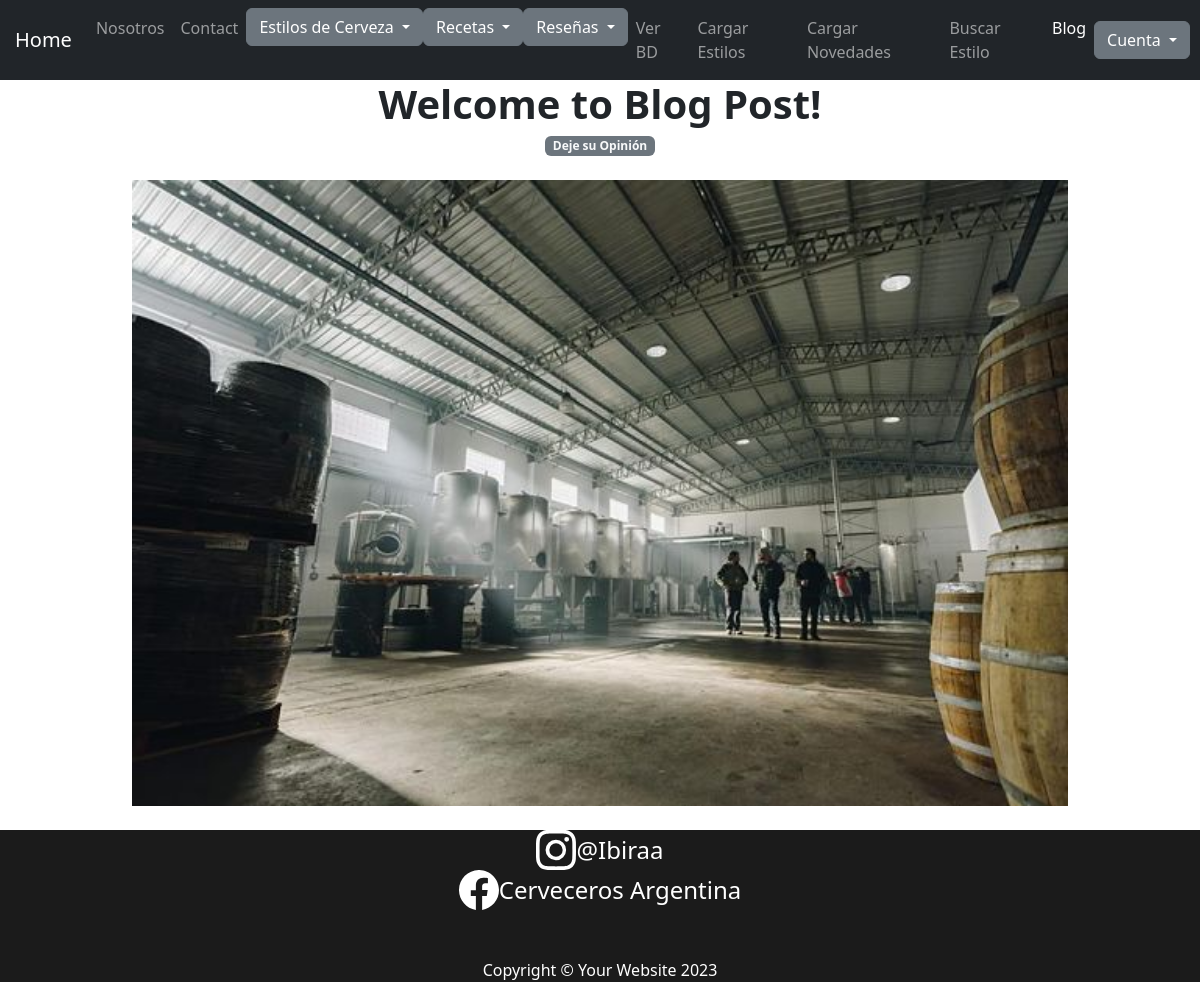
/app/temas/12/, run on an earlier commit of the app's database.
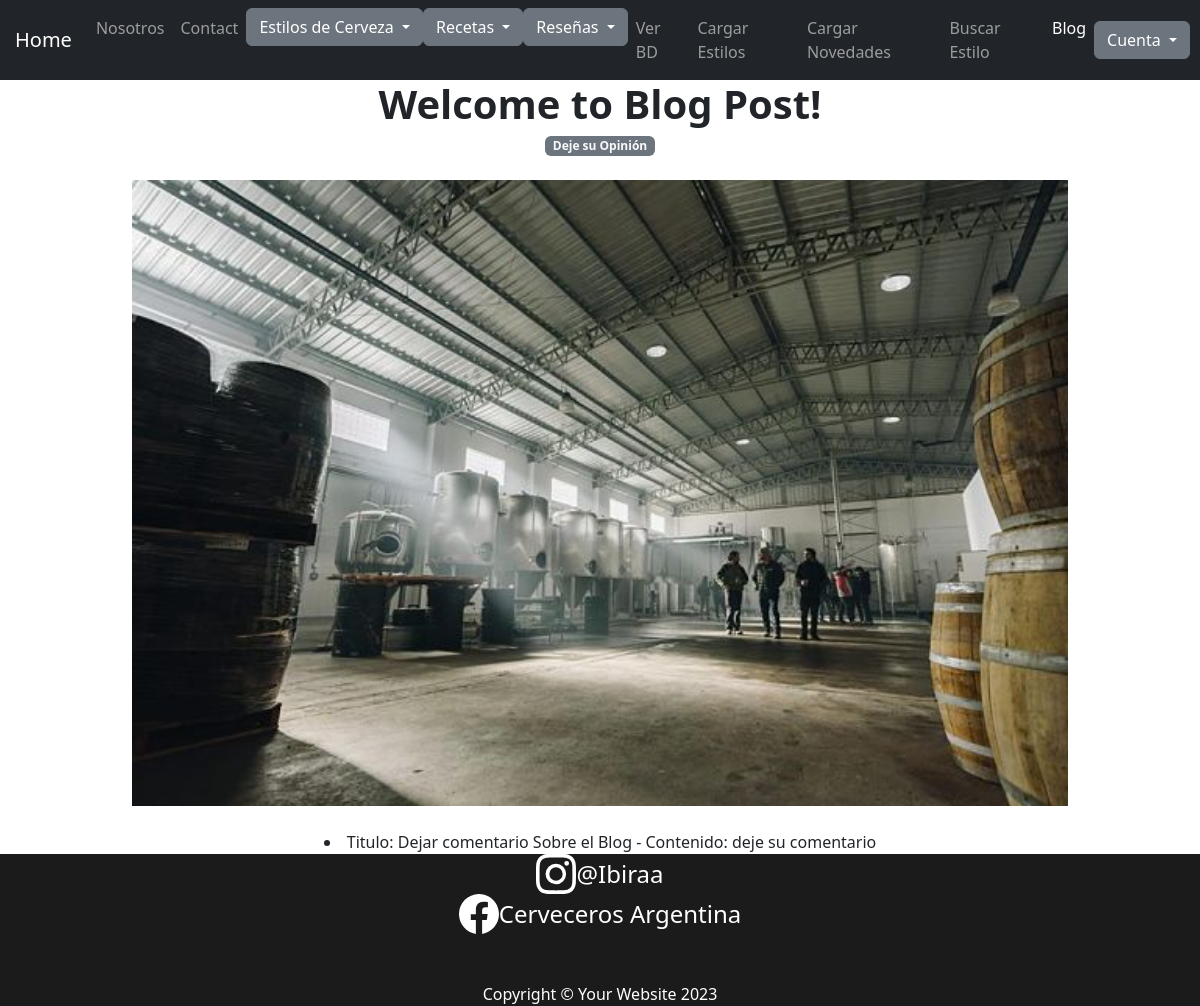
And on a later commit of the database.
### Appfinal/models.py (models this page shows, shortened)
class Tema(models.Model):
    categoria = models.ForeignKey(Categoria, on_delete=models.CASCADE)
    titulo = models.CharField(max_length=200)
    contenido = models.TextField()
    autor = models.CharField(max_length=100)
    fecha_creacion = models.DateTimeField(auto_now_add=True)

### Appfinal/views.py (the view)
# urls.py: path('temas/<int:categoria_id>/', lista_temas, name="ListaTemas"),
def lista_temas(request, categoria_id):
    temas = Tema.objects.filter(categoria__id=categoria_id)
    return render(request, 'Appfinal/lista_temas.html', {'temas': temas})

### Appfinal/context_processors.py (called while the page is built, shortened)
def custom_user(request):
    context = auth(request)
    user = context['user']
    return context

### Appfinal/template/Appfinal/lista_temas.html
{% extends "Appfinal/index.html" %}
{% load static %}
{% block section3 %}
{% for tema in temas %}
  <li>Titulo: {{ tema.titulo }} - Contenido: {{tema.contenido}} </li>
{% endfor %}
{% endblock %}

What changed in the data, as far as the page shows it:
added Tema: titulo "Dejar comentario Sobre el Blog", contenido "deje su comentario"
